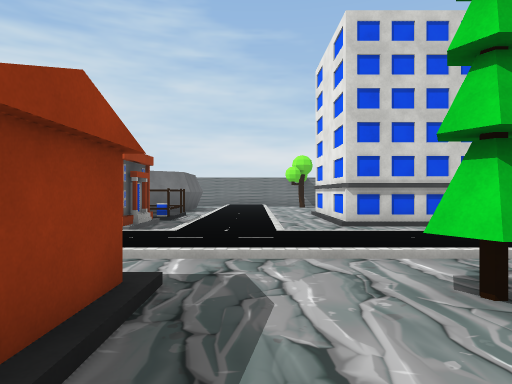
[1] (above)

22 first-person views from a walk through a scene from a Unity 3-D project. The camera is 1.5 m above the floor, looks level and sees 75° across. The floor is counted in squares, 2 m on a side. Each view is taken from the middle of a square. On the plan, view 1 faces up. The plan holds only what a view shows up to about 11 squares ahead; the rest is blank. The player is left out. Some surface patterns are stand-ins.

[2]
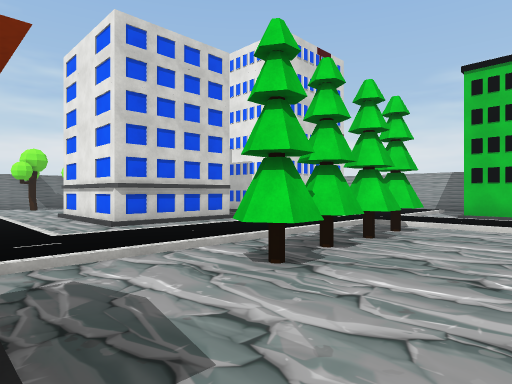

[3]
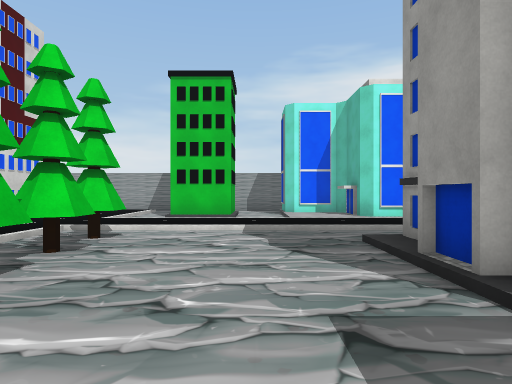

[4]
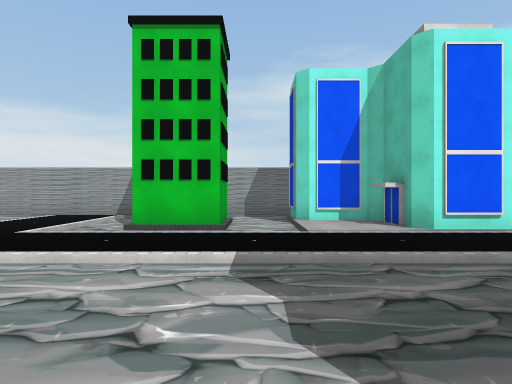

[5]
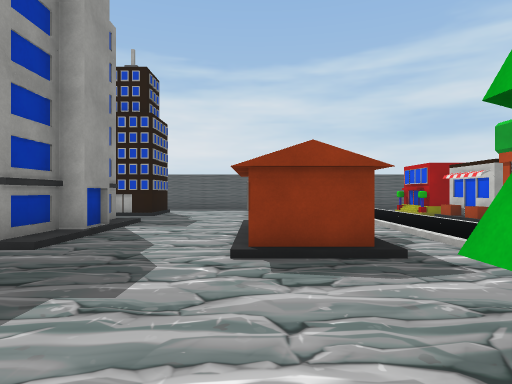

[6]
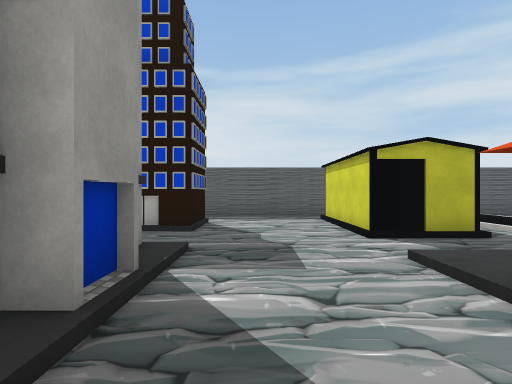

[7]
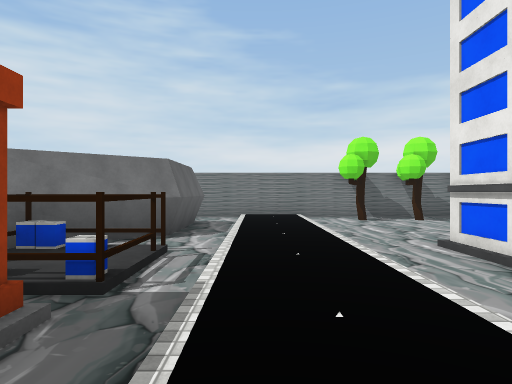

[8]
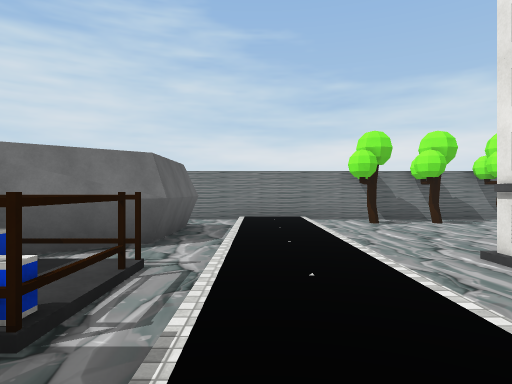

[9]
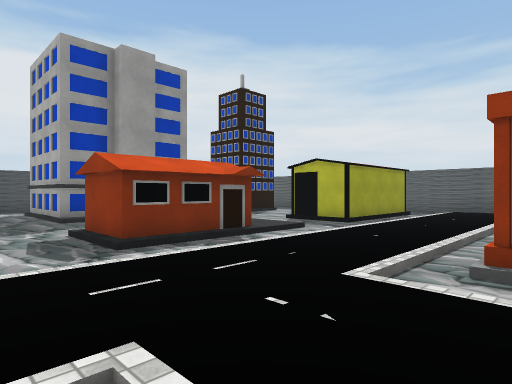

[10]
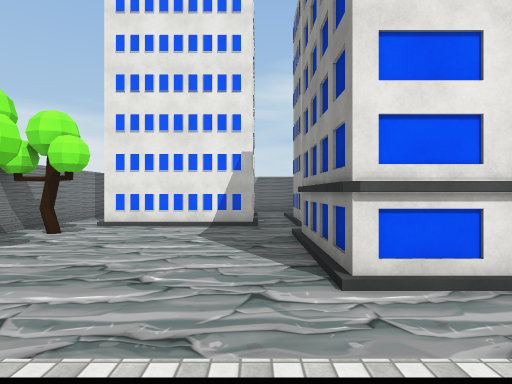

[11]
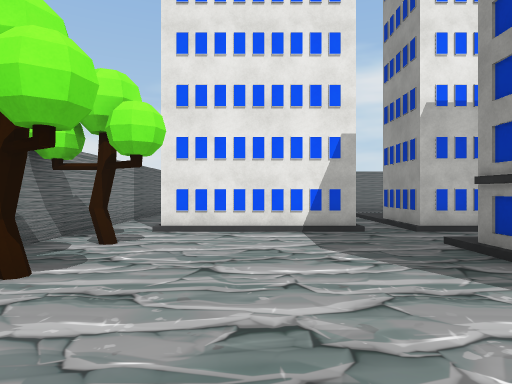

[12]
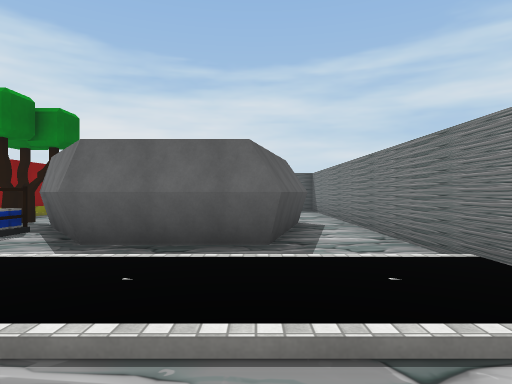

[13]
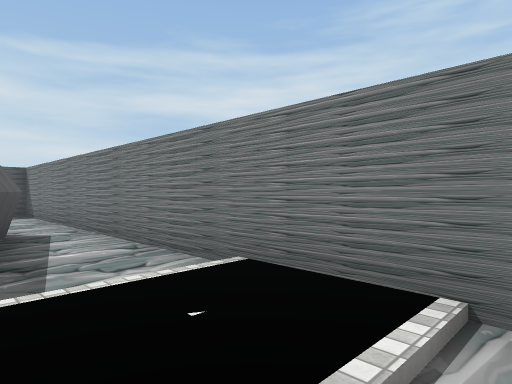

[14]
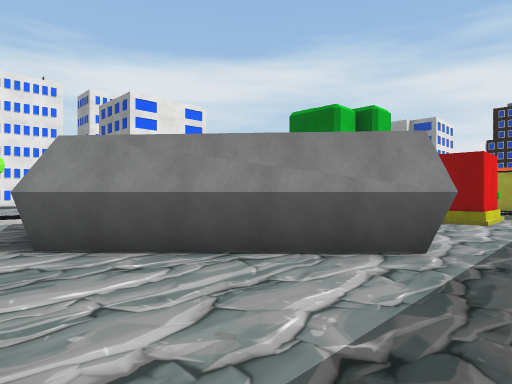

[15]
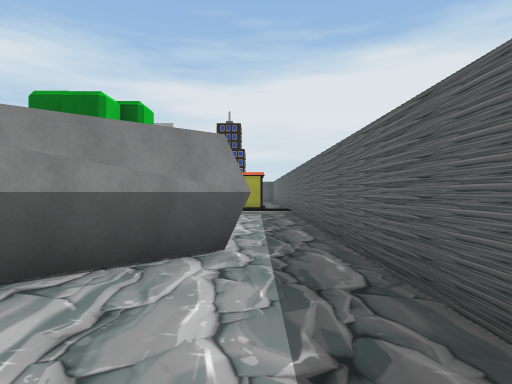

[16]
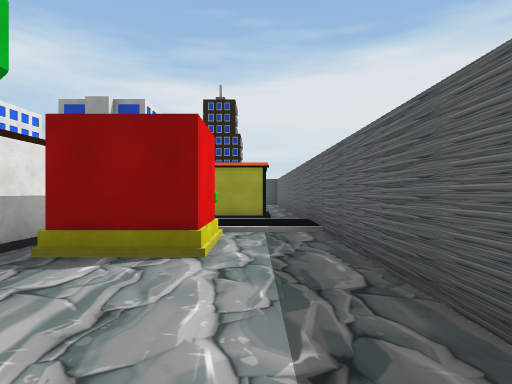

[17]
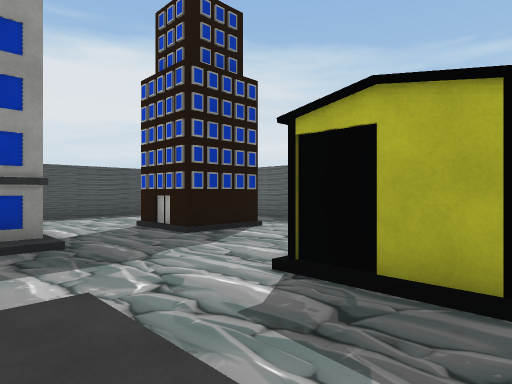

[18]
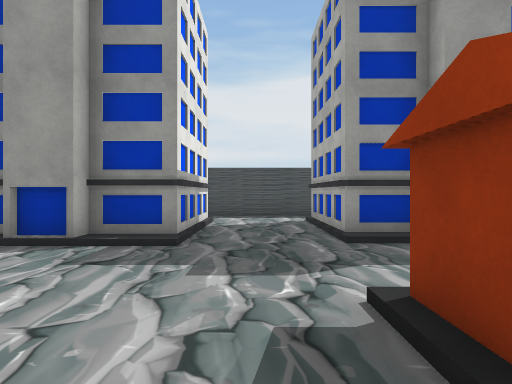

[19]
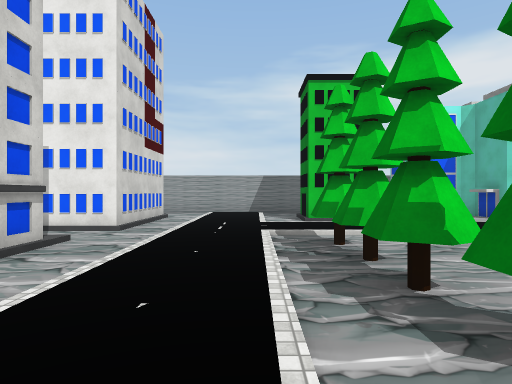

[20]
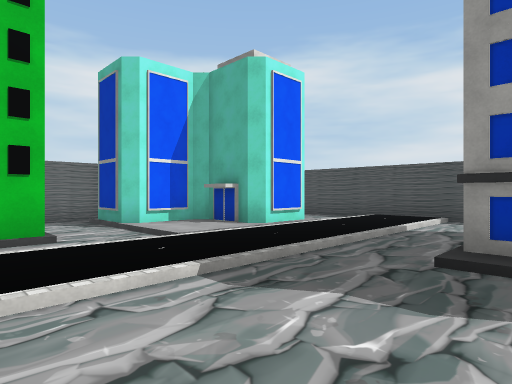

[21]
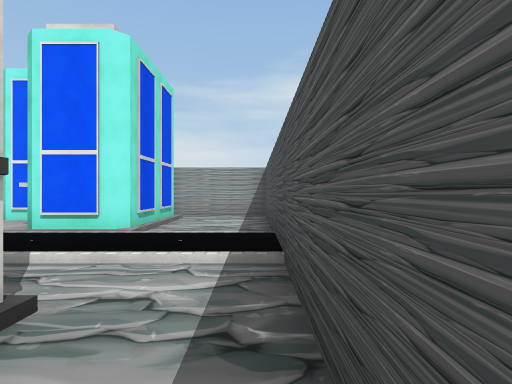

[22]
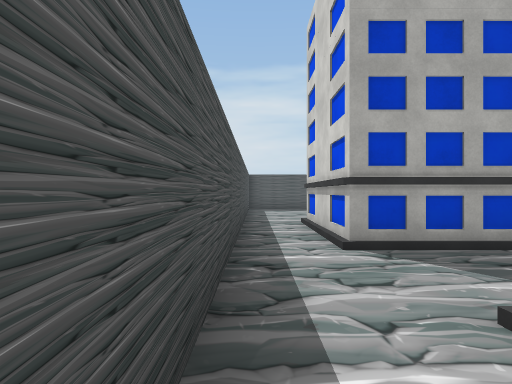

### Floor plan
Key: @ floor where view 1 was taken; # wall or solid block; . main floor; : floor 0.25 m higher than the main floor; / step, stairs or slope; B building; T tree; O other object.
Columns run from 12 left of view 1 to 14 right of it. Each row starts with its distance up from view 1.
 18 #########################
 17 #..........::...........
 16 #.....##...::.T.T.T.//
 15 #....#####.::.......#
 14 #...##   #.::.......#
 13 #..##    #.::.......#
 12 #..    ###.::.......#
 11 #...   #../::.BBBB..//
 10 #.... ..O /::.B    .##
  9 #.....T.OO/::.B     #
  8 #..OO/OOOO.::.BBBB .#     #
  7 #..OO/OOOO.::.......####..#
  6 #/// //////:://////////// #
  5 #::///:://::::::::::::::: #
  4 #//////////////////::////.#
  3 #.////.........TTTT::....
  2 #.OOOO./:BBB..T....::.BB
  1 #.OOOO./:BBB.......::.BB .#
  0 #...........@......::.....#
 -1 #..................:://BB.#
 -2 #......//B/...BBB/.::  B
 -3 #..##..BBBB...B  B.::BBB
 -4 #.  #..   B...B   .::BBBB #
 -5     ...BBBB...B  B.::////.#
 -6     ........... ...::.....#
 -7    ................::.....#
 -8    ########################

Where each view was taken, in squares from view 1:
view 1: 0 up, 0 right, facing up
view 2: 0 up, 1 left, facing up-right
view 3: 0 up, 0 right, facing right
view 4: 0 up, 3 right, facing right
view 5: 1 up, 3 right, facing left
view 6: 1 down, 1 left, facing left
view 7: 6 up, 1 left, facing up
view 8: 7 up, 1 left, facing up
view 9: 7 up, 1 right, facing down-left
view 10: 12 up, 1 left, facing right
view 11: 14 up, 1 right, facing right
view 12: 15 up, 2 right, facing left
view 13: 15 up, 1 right, facing up-left
view 14: 17 up, 11 left, facing down-right
view 15: 17 up, 10 left, facing down
view 16: 12 up, 10 left, facing down
view 17: 3 up, 4 left, facing down-left
view 18: 3 up, 0 right, facing down
view 19: 4 up, 0 right, facing right
view 20: 2 up, 4 right, facing down-right
view 21: 7 down, 3 right, facing right
view 22: 7 down, 3 right, facing left
